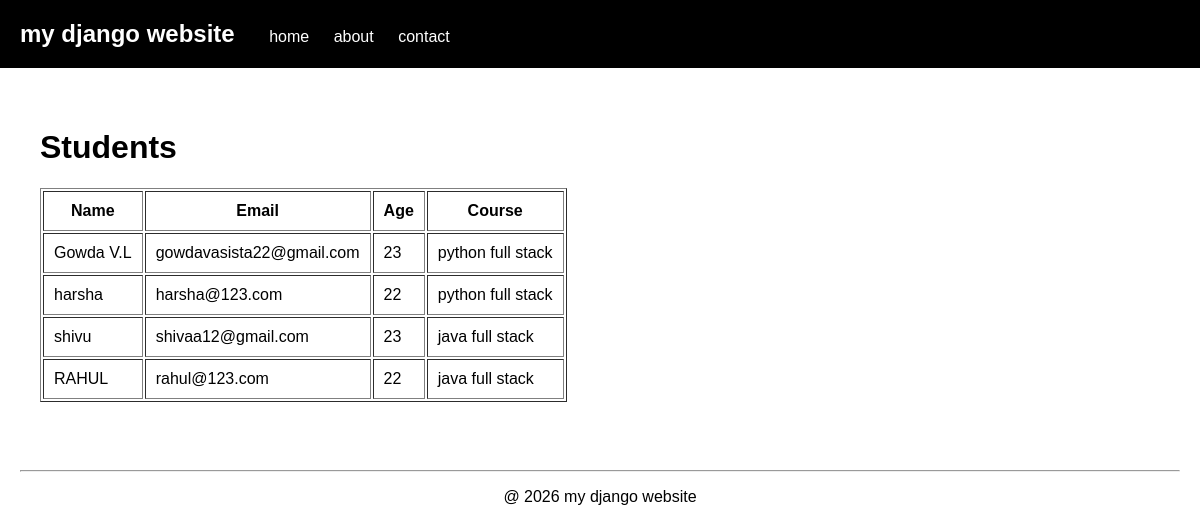
The page /students/ on the database its author committed.
### main/models.py (models this page shows, shortened)
class Student(models.Model):
    name=models.CharField(max_length=100)
    email=models.EmailField()
    age=models.IntegerField()
    course=models.CharField(max_length=100)

### main/views.py (the view)
# urls.py: path('students/', views.students, name='students'),
def students(request):
    students = Student.objects.all()
    return render(request, 'main/students.html', {
        'students': students
    })

### templates/main/students.html
{% extends 'main/base.html' %}
{% block content %}
<div class="content">
    <h1>Students</h1>
    <table border="1" cellpadding="10">
        <tr>
            <th>Name</th>
            <th>Email</th>
            <th>Age</th>
            <th>Course</th>
        </tr>
        {% for student in students %}
        <tr>
            <td>{{ student.name }}</td>
            <td>{{ student.email }}</td>
            <td>{{ student.age }}</td>
            <td>{{ student.course }}</td>
        </tr>
        {% endfor %}
    </table>
</div>
{% endblock %}

### templates/main/base.html (shortened to what this page needs)
{%load static%}
<!DOCTYPE html>
<html lang="en">
<head>
    <link rel="stylesheet" href="{%static 'main/css/style.css'%}">
</head>
<body>
    {% include 'main/partials/navbar.html' %}
    {% block content %}
    {% endblock %}
    {% include 'main/partials/footer.html' %}
</body>
</html>

### templates/main/partials/navbar.html
<nav>
    <h2>my django website</h2>
    <a href="{% url 'home'%}">home</a>
    <a href="{% url 'about'%}">about</a>
    <a href="{% url 'contact'%}">contact</a>
</nav>

### templates/main/partials/footer.html
<footer>
    <hr>
    <p>@ 2026 my django website</p>
</footer>

### static/main/css/style.css (style rules this page uses)
body { font-family: Arial, sans-serif; margin: 0; padding: 0; }
nav { padding: 20px; background-color: black; }
nav h2 { color: white; display: inline; margin-right: 30px; }
nav a { color: white; text-decoration: none; margin-right: 20px; }
.content { padding: 40px; }
footer { padding: 20px; text-align: center; }

### rows shown on the page
Student: name "Gowda V.L", email "gowdavasista22@gmail.com", age "23", course "python full stack"
Student: name "harsha", email "harsha@123.com", age "22", course "python full stack"
Student: name "shivu", email "shivaa12@gmail.com", age "23", course "java full stack"
Student: name "RAHUL", email "rahul@123.com", age "22", course "java full stack"
